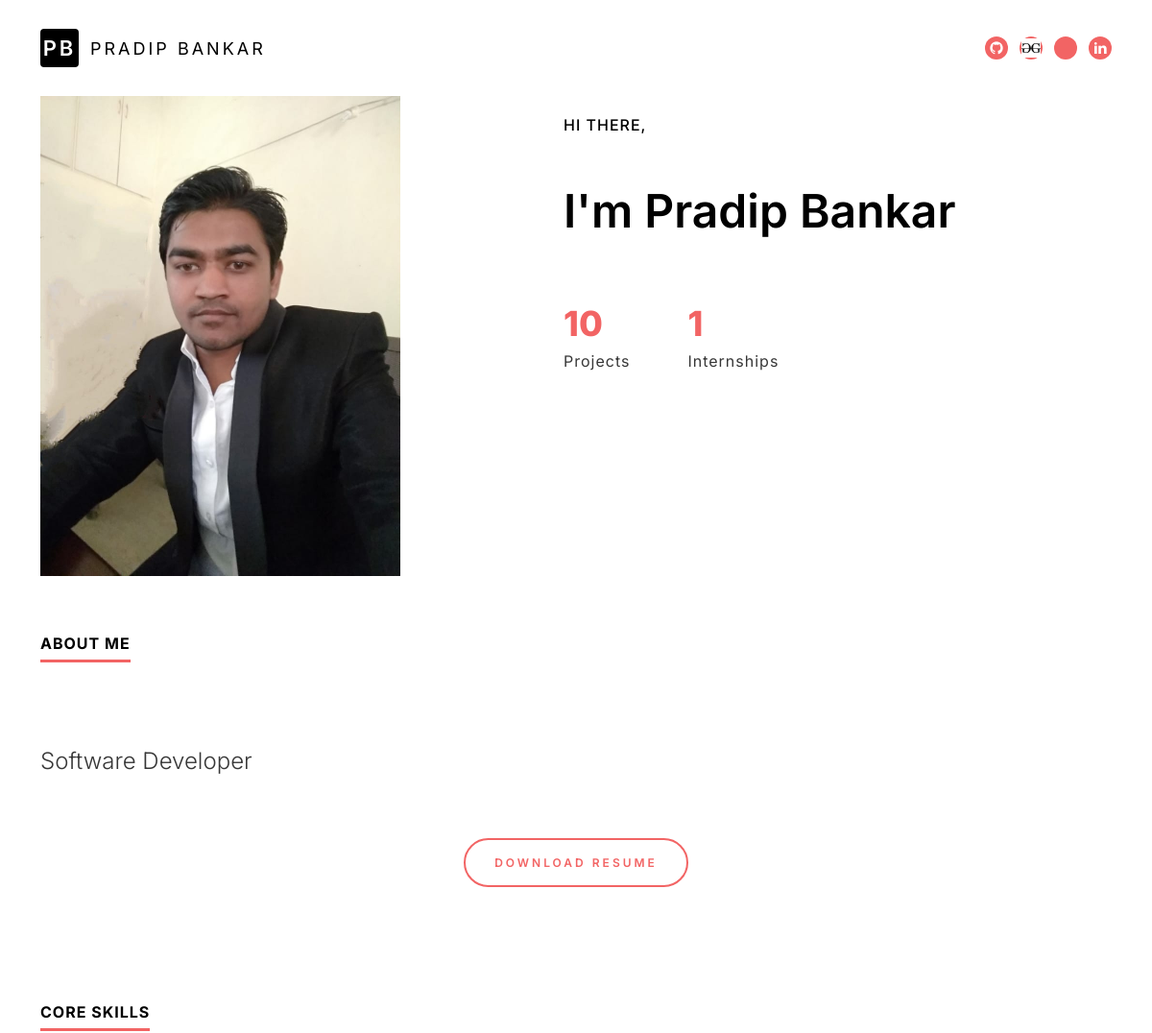
/ (upper part), run on an earlier commit of the app's database.
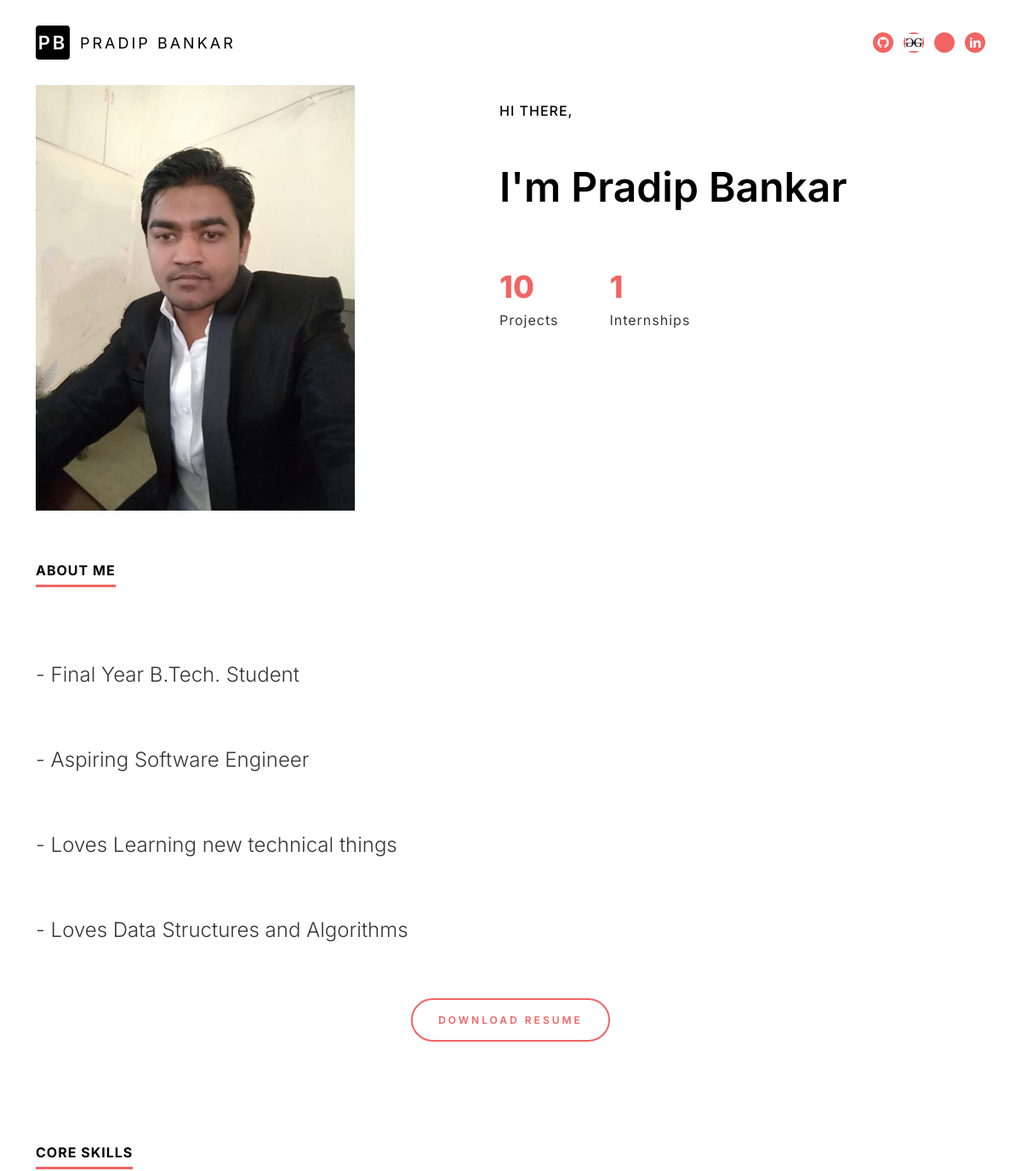
And on a later commit of the database.
### cvhome/models.py (models this page shows)
class MyDetails(models.Model):
    name_id = models.CharField(max_length=50,default='pradip')
    name = models.CharField(max_length=100, default="Pradip Bankar")
    about_me = models.TextField(default="<b>Lorem</b> ipsum dolor sit amet, consectetur adipiscing elit. Duis interdum ante a porta blandit.<input type='text' placeholder='testing'/> Quisque velit tortor, ultricies in quam ut, luctus convallis metus. Nunc vitae felis rutrum, mattis justo quis, bibendum tellus. Integer bibendum eget dolor nec venenatis. Aliquam erat volutpat. Etiam et est vitae turpis accumsan vulputate. Curabitur et vehicula nisl, eu congue dolor. Vivamus nec hendrerit mi Nulla consequat tempor.")
    photo = models.ImageField(upload_to='static/images/profile_pic')
    no_of_projects = models.IntegerField(default=0)
    no_of_internships = models.IntegerField(default=0)
    no_of_academic_projects = models.IntegerField(default=0)
    no_of_paid_projects = models.IntegerField(default=0)
    skills = models.CharField(max_length=1000,default='C/C++,Python,Java,SQL,MongoDB')

### cvhome/views.py (the view)
# urls.py: path('',views.index,name="index"),
def index(request:HttpRequest):
    my_data = MyDetails.objects.get(name_id='pradip')
    data = {
        "about_me" : my_data.about_me,
        "number_of_projects":my_data.no_of_projects,
        "number_of_internships":my_data.no_of_internships,
        "skills" : my_data.skills.split(','),
        "experiences": Internship.objects.all(),
        "projects":Project.objects.all(),
    }
    return render(request,'index.html',data)

### templatetags/filter.py (called while the page is built)
@register.filter(name='split')
def split(value, key):
  return value.split(key)

### templates/index.html (shortened to what this page needs)
{% extends 'base.html' %}
{% block content %}
{% load filter_tags %}
    <div class="ds-banner">
      <div class="container">
        <div class="row">
          <div class="col-12 col-sm-12 col-md-5 col-lg-5 col-xl-5 col-xxl-5">
            <figure>
              <img class="profile-pic-lg" src="static/images/pradip.jpg">
            </figure>
          </div>
          <div class="col-12 col-sm-12 col-md-7 col-lg-7 col-xl-7 col-xxl-7">
            <section>
                <h1>
                  <span>Hi There,</span>
                  I'm Pradip Bankar <br>
                </h1>
                <ul class="ds-numbervalulist">
                  <li>
                    <strong>{{number_of_projects}}</strong>
                    <span>Projects</span>
                  </li>
                  <li>
                    <strong>{{number_of_internships}}</strong>
                    <span>Internships</span>
                  </li>
                </ul>
            </section>
          </div>
        </div>
      </div>
    </div>
    <div class="ds-about-section">
      <div class="container">
        <section>
            <h2 class="ds-heading">About Me</h2>
            <p>{{about_me|safe}}</p>
            <div class="ds-button-sec text-center">
                <a href="/resume" class="ds-button">Download Resume</a>
            </div>
        </section>
      </div>
    </div>
    <div class="ds-skills-section">
      <div class="container">
        <div class="row">
          <div class="">
             <h2 class="ds-heading">Core Skills</h2>
          </div>
        </div>
      </div>
    </div>
   {% endblock content %}

What changed in the data, as far as the page shows it:
changed MyDetails: about_me "Software Developer" → "- Final Year B.Tech. Student - Aspiring Software Engineer - Loves Learning new technical things - Loves Data Structures and Algorithms"
